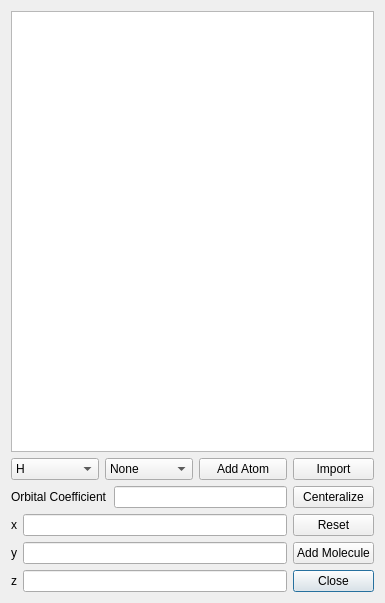
<?xml version="1.0" encoding="UTF-8"?>
<ui version="4.0">
 <class>MOForm</class>
 <widget class="QDialog" name="MOForm">
  <property name="geometry">
   <rect>
    <x>0</x>
    <y>0</y>
    <width>385</width>
    <height>603</height>
   </rect>
  </property>
  <property name="windowTitle">
   <string>Molecule Orbital</string>
  </property>
  <layout class="QGridLayout" name="gridLayout">
   <item row="11" column="0">
    <layout class="QHBoxLayout" name="horizontalLayout_3">
     <item>
      <widget class="QLabel" name="label_3">
       <property name="text">
        <string>z</string>
       </property>
      </widget>
     </item>
     <item>
      <widget class="QLineEdit" name="lineEdit_z"/>
     </item>
    </layout>
   </item>
   <item row="11" column="1">
    <widget class="QPushButton" name="pushButton_close">
     <property name="text">
      <string>Close</string>
     </property>
    </widget>
   </item>
   <item row="0" column="0" colspan="2">
    <widget class="QTextEdit" name="MO_textEdit">
     <property name="tabChangesFocus">
      <bool>true</bool>
     </property>
     <property name="acceptRichText">
      <bool>false</bool>
     </property>
    </widget>
   </item>
   <item row="8" column="0">
    <layout class="QHBoxLayout" name="horizontalLayout_2">
     <item>
      <widget class="QLabel" name="label_2">
       <property name="text">
        <string>y</string>
       </property>
      </widget>
     </item>
     <item>
      <widget class="QLineEdit" name="lineEdit_y"/>
     </item>
    </layout>
   </item>
   <item row="5" column="0">
    <layout class="QHBoxLayout" name="horizontalLayout">
     <item>
      <widget class="QLabel" name="label">
       <property name="text">
        <string>x</string>
       </property>
      </widget>
     </item>
     <item>
      <widget class="QLineEdit" name="lineEdit_x"/>
     </item>
    </layout>
   </item>
   <item row="2" column="0">
    <layout class="QHBoxLayout" name="horizontalLayout_5">
     <item>
      <widget class="QComboBox" name="comboBox">
       <item>
        <property name="text">
         <string>H</string>
        </property>
       </item>
       <item>
        <property name="text">
         <string>He</string>
        </property>
       </item>
       <item>
        <property name="text">
         <string>Li</string>
        </property>
       </item>
       <item>
        <property name="text">
         <string>Be</string>
        </property>
       </item>
       <item>
        <property name="text">
         <string>B</string>
        </property>
       </item>
       <item>
        <property name="text">
         <string>C</string>
        </property>
       </item>
       <item>
        <property name="text">
         <string>N</string>
        </property>
       </item>
      </widget>
     </item>
     <item>
      <widget class="QComboBox" name="comboBox_orb">
       <item>
        <property name="text">
         <string>None</string>
        </property>
       </item>
       <item>
        <property name="text">
         <string>1S</string>
        </property>
       </item>
       <item>
        <property name="text">
         <string>2S</string>
        </property>
       </item>
       <item>
        <property name="text">
         <string>2Px</string>
        </property>
       </item>
       <item>
        <property name="text">
         <string>2Py</string>
        </property>
       </item>
       <item>
        <property name="text">
         <string>2Pz</string>
        </property>
       </item>
       <item>
        <property name="text">
         <string>3S</string>
        </property>
       </item>
       <item>
        <property name="text">
         <string>3Px</string>
        </property>
       </item>
       <item>
        <property name="text">
         <string>3Py</string>
        </property>
       </item>
       <item>
        <property name="text">
         <string>3Pz</string>
        </property>
       </item>
       <item>
        <property name="text">
         <string>3Dxy</string>
        </property>
       </item>
       <item>
        <property name="text">
         <string>3Dxz</string>
        </property>
       </item>
       <item>
        <property name="text">
         <string>3Dyz</string>
        </property>
       </item>
       <item>
        <property name="text">
         <string>3Dx2-y2</string>
        </property>
       </item>
       <item>
        <property name="text">
         <string>3Dz2</string>
        </property>
       </item>
       <item>
        <property name="text">
         <string>4S</string>
        </property>
       </item>
       <item>
        <property name="text">
         <string>4Px</string>
        </property>
       </item>
       <item>
        <property name="text">
         <string>4Py</string>
        </property>
       </item>
       <item>
        <property name="text">
         <string>4Pz</string>
        </property>
       </item>
       <item>
        <property name="text">
         <string>4Dxy</string>
        </property>
       </item>
       <item>
        <property name="text">
         <string>4Dxz</string>
        </property>
       </item>
       <item>
        <property name="text">
         <string>4Dyz</string>
        </property>
       </item>
       <item>
        <property name="text">
         <string>4Dxy</string>
        </property>
       </item>
       <item>
        <property name="text">
         <string>4Dxz</string>
        </property>
       </item>
       <item>
        <property name="text">
         <string>4Dyz</string>
        </property>
       </item>
       <item>
        <property name="text">
         <string>4Dx2-y2</string>
        </property>
       </item>
       <item>
        <property name="text">
         <string>4Dz2</string>
        </property>
       </item>
      </widget>
     </item>
     <item>
      <widget class="QPushButton" name="pushButton_addAtom">
       <property name="text">
        <string>Add Atom</string>
       </property>
      </widget>
     </item>
    </layout>
   </item>
   <item row="2" column="1">
    <widget class="QPushButton" name="pushButton_import">
     <property name="text">
      <string>Import</string>
     </property>
    </widget>
   </item>
   <item row="3" column="1">
    <widget class="QPushButton" name="pushButton_centralize">
     <property name="text">
      <string>Centeralize</string>
     </property>
    </widget>
   </item>
   <item row="5" column="1">
    <widget class="QPushButton" name="pushButton_reset">
     <property name="text">
      <string>Reset</string>
     </property>
    </widget>
   </item>
   <item row="3" column="0">
    <layout class="QHBoxLayout" name="horizontalLayout_4">
     <item>
      <widget class="QLabel" name="label_4">
       <property name="text">
        <string>Orbital Coefficient</string>
       </property>
      </widget>
     </item>
     <item>
      <widget class="QLineEdit" name="lineEdit_coeff"/>
     </item>
    </layout>
   </item>
   <item row="8" column="1">
    <widget class="QPushButton" name="pushButton_addMolecule">
     <property name="text">
      <string>Add Molecule</string>
     </property>
    </widget>
   </item>
  </layout>
 </widget>
 <resources/>
 <connections/>
</ui>
